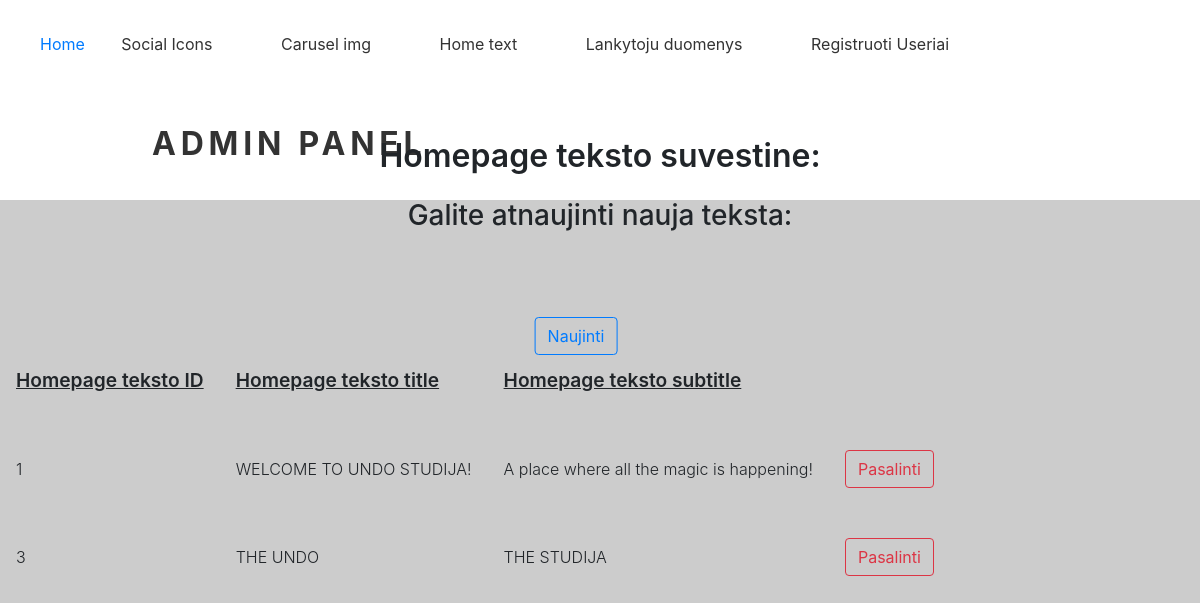
Screenshot of /adminPanel/hometext.php with the database file from the repository.
### tables this page shows
CREATE TABLE `HomeText` (
  `id` int(11) NOT NULL,
  `Title` varchar(50) NOT NULL,
  `Subtitle` varchar(300) NOT NULL
);

### db_function.php (called while the page is built, shortened)
<?php
$prisijungimas = mysqli_connect(DB_HOST, DB_USER, DB_PASSWORD, DB_NAME);
mysqli_set_charset($prisijungimas, 'utf8');
function getPrisijungimas()
{
  global $prisijungimas;
  return $prisijungimas;
}
function getAllHomText()
{
  $manoSQL = "SELECT * FROM HomeText";
  $visiHomeText = mysqli_query(getPrisijungimas(), $manoSQL);
  return $visiHomeText;
}

### adminPanel/hometext.php (the view, shortened to what this page needs)
<?php
include("Aheader.php")
?>
<h2 class='mainh2'>Homepage teksto suvestine:</h2>
<h3 class='mainh3'>Galite atnaujinti nauja teksta:</h3>
<a class='btn btn-outline-primary btn-upd' href='updateHometext.php'>Naujinti </a>
<br>
<table class='soc_table'>
  <tr>
    <th> <u>Homepage teksto ID</u></th>
    <th><u>Homepage teksto title</u></th>
    <th><u>Homepage teksto subtitle</u></th>
  </tr>
<?php
$visiHomeText = getAllHomText();
$hText = mysqli_fetch_assoc($visiHomeText);
while ($hText) :
  echo "<tr class='table_info'>";
echo " <th> $hText[id] </th>";
echo " <th> $hText[Title]</th>";
echo " <th> $hText[Subtitle]</th>";
echo " <th> <a class='btn btn-outline-danger' href='deletehomeText.php?nr=$hText[id]'</a> Pasalinti </th>";
echo "</tr>";
$hText = mysqli_fetch_assoc($visiHomeText);
endwhile;
?>
</table>
<?php
include("Afooter.php")
?>

### adminPanel/style.css (style rules this page uses)
* { box-sizing: border-box; }
body { background-color: #ccc; font-family: Arial, Helvetica, sans-serif Arial, sans-serif; }
.mainh2 { text-align: center; font-weight: 600; margin-top: 2.3rem; margin-bottom: 1.5rem; }
.mainh3 { text-align: center; padding-bottom: 3rem; margin-bottom: 2rem; }
.table_info th { font-weight: 300; }
.soc_table th { padding-left: 1rem; padding-right: 1rem; height: 11vh; }
.soc_table u { font-size: 1.2rem; font-weight: 600; }
.btn-upd { position: absolute; transform: translate(-50%, -50%); left: 48%; top: 40%; margin-top: 1rem; }

### rows the page displays
hometext: id "1", Title "WELCOME TO UNDO STUDIJA!", Subtitle "A place where all the magic is happening!"
hometext: id "3", Title "THE UNDO", Subtitle "THE STUDIJA"
